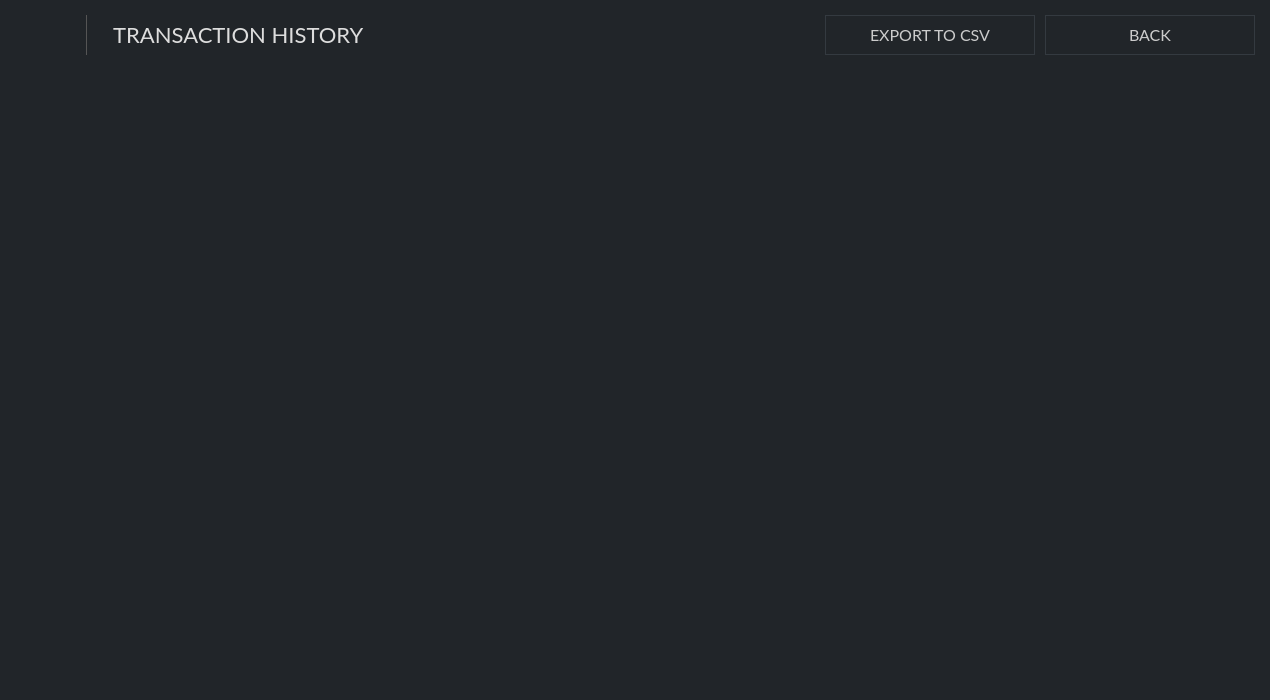
<?xml version="1.0" encoding="UTF-8"?>
<ui version="4.0">
 <class>TransactionsFrame</class>
 <widget class="QFrame" name="TransactionsFrame">
  <property name="geometry">
   <rect>
    <x>0</x>
    <y>0</y>
    <width>1270</width>
    <height>700</height>
   </rect>
  </property>
  <property name="sizePolicy">
   <sizepolicy hsizetype="Preferred" vsizetype="Preferred">
    <horstretch>0</horstretch>
    <verstretch>0</verstretch>
   </sizepolicy>
  </property>
  <property name="minimumSize">
   <size>
    <width>1270</width>
    <height>700</height>
   </size>
  </property>
  <property name="maximumSize">
   <size>
    <width>16777215</width>
    <height>16777215</height>
   </size>
  </property>
  <property name="font">
   <font>
    <family>Lato</family>
    <pointsize>-1</pointsize>
   </font>
  </property>
  <property name="windowTitle">
   <string>Transaction History</string>
  </property>
  <property name="styleSheet">
   <string notr="true">background-color: #212529;
border: 0px;
color: #aaaaaa;


font-size: 15px;
font-family: Lato;</string>
  </property>
  <property name="frameShape">
   <enum>QFrame::NoFrame</enum>
  </property>
  <property name="frameShadow">
   <enum>QFrame::Plain</enum>
  </property>
  <property name="lineWidth">
   <number>0</number>
  </property>
  <layout class="QVBoxLayout" name="verticalLayout">
   <property name="leftMargin">
    <number>15</number>
   </property>
   <property name="topMargin">
    <number>0</number>
   </property>
   <property name="rightMargin">
    <number>15</number>
   </property>
   <property name="bottomMargin">
    <number>25</number>
   </property>
   <item>
    <layout class="QHBoxLayout" name="horizontalLayout_2">
     <property name="spacing">
      <number>10</number>
     </property>
     <property name="topMargin">
      <number>15</number>
     </property>
     <property name="bottomMargin">
      <number>10</number>
     </property>
     <item>
      <widget class="QLabel" name="label_2">
       <property name="maximumSize">
        <size>
         <width>61</width>
         <height>16777215</height>
        </size>
       </property>
       <property name="text">
        <string>&lt;html&gt;&lt;head/&gt;&lt;body&gt;&lt;p&gt;&lt;img src=&quot;:/images/aluisyo-small.png&quot;/&gt;&lt;/p&gt;&lt;/body&gt;&lt;/html&gt;</string>
       </property>
      </widget>
     </item>
     <item>
      <widget class="Line" name="line">
       <property name="maximumSize">
        <size>
         <width>1</width>
         <height>60</height>
        </size>
       </property>
       <property name="styleSheet">
        <string notr="true">background-color: #555;</string>
       </property>
       <property name="orientation">
        <enum>Qt::Vertical</enum>
       </property>
      </widget>
     </item>
     <item>
      <widget class="QLabel" name="label">
       <property name="maximumSize">
        <size>
         <width>16777215</width>
         <height>31</height>
        </size>
       </property>
       <property name="font">
        <font>
         <family>Lato</family>
         <pointsize>-1</pointsize>
        </font>
       </property>
       <property name="styleSheet">
        <string notr="true">color: #ddd; font-size: 22px;</string>
       </property>
       <property name="text">
        <string>   TRANSACTION HISTORY</string>
       </property>
      </widget>
     </item>
     <item>
      <widget class="QPushButton" name="m_csvButton">
       <property name="minimumSize">
        <size>
         <width>210</width>
         <height>40</height>
        </size>
       </property>
       <property name="maximumSize">
        <size>
         <width>210</width>
         <height>40</height>
        </size>
       </property>
       <property name="font">
        <font>
         <family>Lato</family>
         <pointsize>-1</pointsize>
        </font>
       </property>
       <property name="styleSheet">
        <string notr="true">QPushButton#m_csvButton {color: #ccc; border: 1px solid #343a40; font-size: 16px; background-color: #21259;}

QPushButton#m_csvButton:hover {color: #ddd; border: 2px solid #444; font-size: 16px; background-color: #21259;}</string>
       </property>
       <property name="text">
        <string>EXPORT TO CSV</string>
       </property>
      </widget>
     </item>
     <item>
      <widget class="QPushButton" name="m_backButton">
       <property name="minimumSize">
        <size>
         <width>210</width>
         <height>40</height>
        </size>
       </property>
       <property name="maximumSize">
        <size>
         <width>210</width>
         <height>40</height>
        </size>
       </property>
       <property name="font">
        <font>
         <family>Lato</family>
         <pointsize>-1</pointsize>
        </font>
       </property>
       <property name="styleSheet">
        <string notr="true">QPushButton#m_backButton {color: #ccc; border: 1px solid #343a40; font-size: 16px; background-color: #21259;}

QPushButton#m_backButton:hover {color: #ddd; border: 2px solid #444; font-size: 16px; background-color: #21259;}</string>
       </property>
       <property name="text">
        <string>BACK</string>
       </property>
      </widget>
     </item>
    </layout>
   </item>
   <item>
    <widget class="QTreeView" name="m_transactionsView">
     <property name="minimumSize">
      <size>
       <width>1230</width>
       <height>550</height>
      </size>
     </property>
     <property name="maximumSize">
      <size>
       <width>16777215</width>
       <height>16777215</height>
      </size>
     </property>
     <property name="font">
      <font>
       <family>Lato</family>
       <pointsize>-1</pointsize>
      </font>
     </property>
     <property name="styleSheet">
      <string notr="true">QHeaderView::section {
background-color: #282d31; 
   color: #ddd;
	font-family: Lato;
    border: 0px solid white;
border-bottom: 1px solid white;
   height: 30px;

}

QTreeView::item {
    color: #ddd;
    height: 35px;
}

QTreeView::branch:selected {
  background-color: white;
  color: black;
}

QWidget:item:selected {
  font-family: Lato;
  background-color: #282d31;
  color: #ddd;
}</string>
     </property>
     <property name="frameShape">
      <enum>QFrame::StyledPanel</enum>
     </property>
     <property name="frameShadow">
      <enum>QFrame::Plain</enum>
     </property>
     <property name="lineWidth">
      <number>0</number>
     </property>
     <property name="midLineWidth">
      <number>0</number>
     </property>
     <property name="horizontalScrollBarPolicy">
      <enum>Qt::ScrollBarAlwaysOff</enum>
     </property>
     <property name="sizeAdjustPolicy">
      <enum>QAbstractScrollArea::AdjustToContentsOnFirstShow</enum>
     </property>
     <property name="editTriggers">
      <set>QAbstractItemView::EditKeyPressed</set>
     </property>
     <property name="alternatingRowColors">
      <bool>false</bool>
     </property>
     <property name="indentation">
      <number>5</number>
     </property>
     <property name="rootIsDecorated">
      <bool>false</bool>
     </property>
     <property name="uniformRowHeights">
      <bool>true</bool>
     </property>
     <property name="itemsExpandable">
      <bool>true</bool>
     </property>
     <property name="sortingEnabled">
      <bool>false</bool>
     </property>
     <property name="expandsOnDoubleClick">
      <bool>true</bool>
     </property>
     <attribute name="headerCascadingSectionResizes">
      <bool>false</bool>
     </attribute>
     <attribute name="headerShowSortIndicator" stdset="0">
      <bool>false</bool>
     </attribute>
     <attribute name="headerStretchLastSection">
      <bool>true</bool>
     </attribute>
    </widget>
   </item>
   <item>
    <spacer name="verticalSpacer">
     <property name="orientation">
      <enum>Qt::Vertical</enum>
     </property>
     <property name="sizeHint" stdset="0">
      <size>
       <width>20</width>
       <height>40</height>
      </size>
     </property>
    </spacer>
   </item>
  </layout>
 </widget>
 <resources/>
 <connections>
  <connection>
   <sender>m_csvButton</sender>
   <signal>clicked()</signal>
   <receiver>TransactionsFrame</receiver>
   <slot>exportToCsv()</slot>
   <hints>
    <hint type="sourcelabel">
     <x>761</x>
     <y>587</y>
    </hint>
    <hint type="destinationlabel">
     <x>414</x>
     <y>306</y>
    </hint>
   </hints>
  </connection>
  <connection>
   <sender>m_transactionsView</sender>
   <signal>doubleClicked(QModelIndex)</signal>
   <receiver>TransactionsFrame</receiver>
   <slot>showTransactionDetails(QModelIndex)</slot>
   <hints>
    <hint type="sourcelabel">
     <x>414</x>
     <y>287</y>
    </hint>
    <hint type="destinationlabel">
     <x>414</x>
     <y>306</y>
    </hint>
   </hints>
  </connection>
  <connection>
   <sender>m_backButton</sender>
   <signal>clicked()</signal>
   <receiver>TransactionsFrame</receiver>
   <slot>backClicked()</slot>
   <hints>
    <hint type="sourcelabel">
     <x>1198</x>
     <y>28</y>
    </hint>
    <hint type="destinationlabel">
     <x>649</x>
     <y>349</y>
    </hint>
   </hints>
  </connection>
 </connections>
 <slots>
  <slot>exportToCsv()</slot>
  <slot>showTransactionDetails(QModelIndex)</slot>
  <slot>backClicked()</slot>
 </slots>
</ui>
